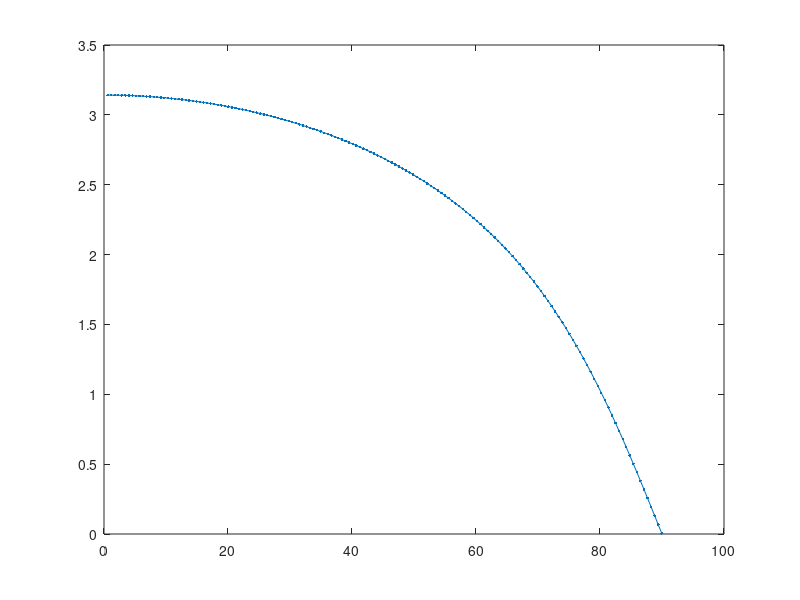
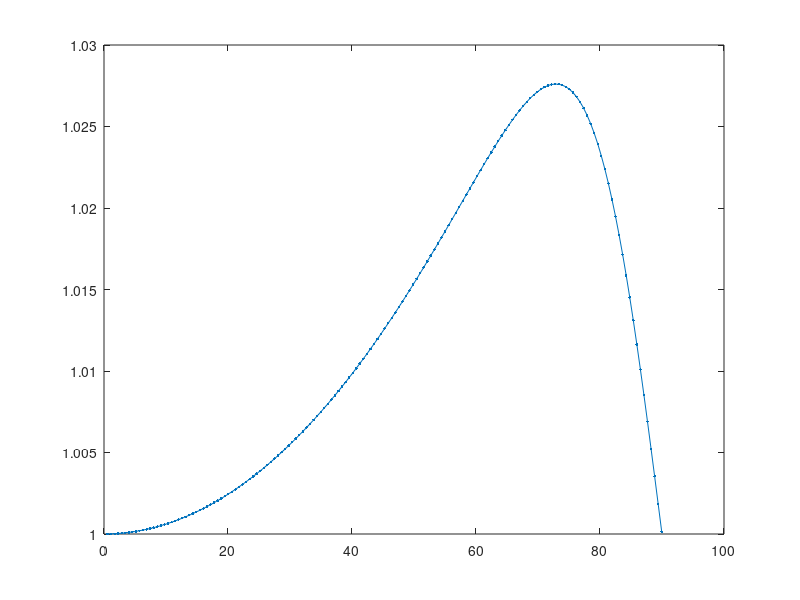

Source code (MATLAB) for these figures, in order:
%n=1.25+7.25i;%aluminium
%n=1.5+8i;
n=0.07+4.2i;%silver
n=0.2+3.44i;%silver
n=0.09+3i;

o_i=(0.01:0.01:pi/2);
o_t=asin( 1/n*sin(o_i) );
R=-cos(o_i-o_t)./cos(o_i+o_t);
P=abs(R);
delta=angle(R);

figure(10);
plot(o_i/pi*180,delta,'.-');
%xlim([60 80])
figure(11)
plot(o_i/pi*180,P,'.-');
%xlim([60 80])